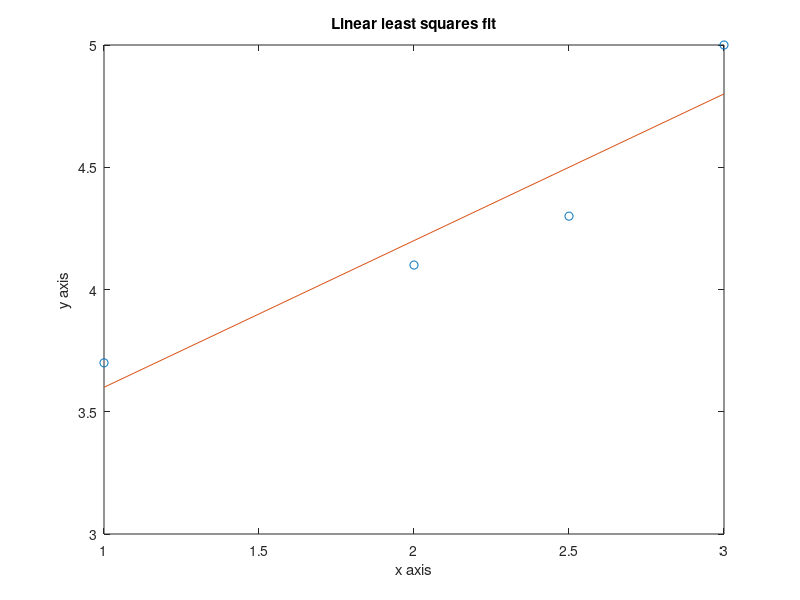

The MATLAB source for this figure:
% Numerical Mathematics and Computing, Fourth Edition
% Ward Cheney & David Kincaid
% Brooks/Cole Publ. Co.
% (c) 1999
% ISBN/ISSN:  0-534-35184-0
%
% file:  ls_fit.m
%
% Fitting a linear least square polynomial to 
% the given data.  This Matlab program evaluates
% a and b for the Linear Least Squares.
% 'polyfit' fits a polynomial of degree n, here
% n = 1. 

% evaluating a and b for Linear Least Squares:
 xdata = [1.0 2.0 2.5 3.0]
 ydata = [3.7 4.1 4.3 5.0]
 ls = polyfit(xdata, ydata, 1)
 pause

% evaluating the value of the function phi:
 d =ls(1)*xdata + ls(2) - ydata
 phi = sum(d.^2)	
 pause

% plotting the linear least square on a finer data range:
 x = 1:0.1:3
 y = polyval(ls, x)
 plot(xdata, ydata, 'o', x, y, '-')
 title('Linear least squares fit')
 xlabel('x axis'), ylabel('y axis')

